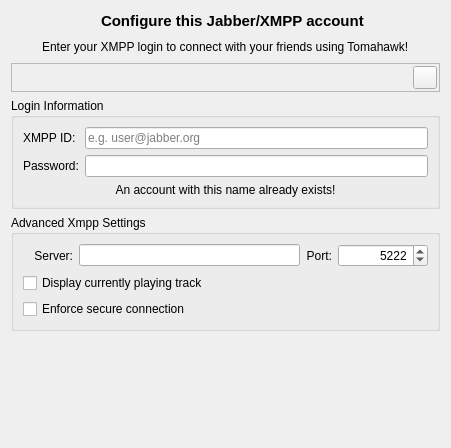
<?xml version="1.0" encoding="UTF-8"?>
<ui version="4.0">
 <class>XmppConfigWidget</class>
 <widget class="QWidget" name="XmppConfigWidget">
  <property name="geometry">
   <rect>
    <x>0</x>
    <y>0</y>
    <width>451</width>
    <height>448</height>
   </rect>
  </property>
  <property name="minimumSize">
   <size>
    <width>451</width>
    <height>0</height>
   </size>
  </property>
  <property name="windowTitle">
   <string>Xmpp Configuration</string>
  </property>
  <layout class="QVBoxLayout" name="verticalLayout_2">
   <item>
    <layout class="QHBoxLayout" name="horizontalLayout">
     <item>
      <spacer name="horizontalSpacer">
       <property name="orientation">
        <enum>Qt::Horizontal</enum>
       </property>
       <property name="sizeHint" stdset="0">
        <size>
         <width>40</width>
         <height>20</height>
        </size>
       </property>
      </spacer>
     </item>
     <item>
      <widget class="QLabel" name="logoLabel">
       <property name="text">
        <string/>
       </property>
       <property name="pixmap">
        <pixmap resource="resources.qrc">:/xmpp-account/xmpp-icon.png</pixmap>
       </property>
      </widget>
     </item>
     <item>
      <widget class="QLabel" name="headerLabel">
       <property name="font">
        <font>
         <pointsize>11</pointsize>
         <weight>75</weight>
         <bold>true</bold>
        </font>
       </property>
       <property name="text">
        <string>Configure this Jabber/XMPP account</string>
       </property>
      </widget>
     </item>
     <item>
      <spacer name="horizontalSpacer_2">
       <property name="orientation">
        <enum>Qt::Horizontal</enum>
       </property>
       <property name="sizeHint" stdset="0">
        <size>
         <width>40</width>
         <height>20</height>
        </size>
       </property>
      </spacer>
     </item>
    </layout>
   </item>
   <item>
    <layout class="QHBoxLayout" name="horizontalLayout_4">
     <item>
      <spacer name="horizontalSpacer_3">
       <property name="orientation">
        <enum>Qt::Horizontal</enum>
       </property>
       <property name="sizeType">
        <enum>QSizePolicy::Expanding</enum>
       </property>
       <property name="sizeHint" stdset="0">
        <size>
         <width>0</width>
         <height>20</height>
        </size>
       </property>
      </spacer>
     </item>
     <item>
      <widget class="QLabel" name="xmppBlurb">
       <property name="sizePolicy">
        <sizepolicy hsizetype="Expanding" vsizetype="Preferred">
         <horstretch>0</horstretch>
         <verstretch>0</verstretch>
        </sizepolicy>
       </property>
       <property name="text">
        <string>Enter your XMPP login to connect with your friends using Tomahawk!</string>
       </property>
       <property name="wordWrap">
        <bool>false</bool>
       </property>
      </widget>
     </item>
     <item>
      <spacer name="horizontalSpacer_4">
       <property name="orientation">
        <enum>Qt::Horizontal</enum>
       </property>
       <property name="sizeType">
        <enum>QSizePolicy::Expanding</enum>
       </property>
       <property name="sizeHint" stdset="0">
        <size>
         <width>0</width>
         <height>20</height>
        </size>
       </property>
      </spacer>
     </item>
    </layout>
   </item>
   <item>
    <layout class="QHBoxLayout" name="horizontalLayout_2">
     <item>
      <widget class="QFrame" name="xmppConfigFrame">
       <property name="sizePolicy">
        <sizepolicy hsizetype="Expanding" vsizetype="Preferred">
         <horstretch>0</horstretch>
         <verstretch>0</verstretch>
        </sizepolicy>
       </property>
       <property name="minimumSize">
        <size>
         <width>200</width>
         <height>0</height>
        </size>
       </property>
       <property name="frameShape">
        <enum>QFrame::StyledPanel</enum>
       </property>
       <property name="frameShadow">
        <enum>QFrame::Raised</enum>
       </property>
       <property name="lineWidth">
        <number>0</number>
       </property>
       <layout class="QHBoxLayout" name="horizontalLayout_7">
        <property name="spacing">
         <number>5</number>
        </property>
        <property name="leftMargin">
         <number>2</number>
        </property>
        <property name="topMargin">
         <number>2</number>
        </property>
        <property name="rightMargin">
         <number>2</number>
        </property>
        <property name="bottomMargin">
         <number>2</number>
        </property>
        <item>
         <widget class="QLabel" name="xmppConfigIcon">
          <property name="text">
           <string notr="true"/>
          </property>
         </widget>
        </item>
        <item>
         <widget class="QLabel" name="xmppConfigLabel">
          <property name="sizePolicy">
           <sizepolicy hsizetype="Expanding" vsizetype="Preferred">
            <horstretch>0</horstretch>
            <verstretch>0</verstretch>
           </sizepolicy>
          </property>
          <property name="text">
           <string/>
          </property>
          <property name="wordWrap">
           <bool>true</bool>
          </property>
         </widget>
        </item>
        <item>
         <widget class="QToolButton" name="xmppConfigLaunchDialog">
          <property name="toolTip">
           <string>Configure</string>
          </property>
          <property name="text">
           <string notr="true"/>
          </property>
         </widget>
        </item>
       </layout>
      </widget>
     </item>
    </layout>
   </item>
   <item>
    <widget class="QGroupBox" name="groupBox">
     <property name="title">
      <string>Login Information</string>
     </property>
     <layout class="QVBoxLayout" name="verticalLayout">
      <item>
       <layout class="QGridLayout" name="gridLayout">
        <item row="0" column="0">
         <widget class="QLabel" name="emailLabel">
          <property name="sizePolicy">
           <sizepolicy hsizetype="Preferred" vsizetype="Fixed">
            <horstretch>0</horstretch>
            <verstretch>0</verstretch>
           </sizepolicy>
          </property>
          <property name="minimumSize">
           <size>
            <width>0</width>
            <height>0</height>
           </size>
          </property>
          <property name="text">
           <string>XMPP ID:</string>
          </property>
          <property name="buddy">
           <cstring>xmppUsername</cstring>
          </property>
         </widget>
        </item>
        <item row="0" column="1">
         <widget class="QLineEdit" name="xmppUsername">
          <property name="sizePolicy">
           <sizepolicy hsizetype="Expanding" vsizetype="Fixed">
            <horstretch>0</horstretch>
            <verstretch>0</verstretch>
           </sizepolicy>
          </property>
          <property name="placeholderText">
           <string>e.g. user@jabber.org</string>
          </property>
         </widget>
        </item>
        <item row="1" column="0">
         <widget class="QLabel" name="label_4">
          <property name="sizePolicy">
           <sizepolicy hsizetype="Preferred" vsizetype="Fixed">
            <horstretch>0</horstretch>
            <verstretch>0</verstretch>
           </sizepolicy>
          </property>
          <property name="text">
           <string>Password:</string>
          </property>
          <property name="buddy">
           <cstring>xmppPassword</cstring>
          </property>
         </widget>
        </item>
        <item row="1" column="1">
         <widget class="QLineEdit" name="xmppPassword">
          <property name="sizePolicy">
           <sizepolicy hsizetype="Expanding" vsizetype="Fixed">
            <horstretch>0</horstretch>
            <verstretch>0</verstretch>
           </sizepolicy>
          </property>
          <property name="inputMask">
           <string/>
          </property>
          <property name="echoMode">
           <enum>QLineEdit::Password</enum>
          </property>
         </widget>
        </item>
       </layout>
      </item>
      <item>
       <widget class="QLabel" name="jidExistsLabel">
        <property name="text">
         <string>An account with this name already exists!</string>
        </property>
        <property name="alignment">
         <set>Qt::AlignCenter</set>
        </property>
       </widget>
      </item>
     </layout>
    </widget>
   </item>
   <item>
    <widget class="QGroupBox" name="groupBoxXmppAdvanced">
     <property name="enabled">
      <bool>true</bool>
     </property>
     <property name="sizePolicy">
      <sizepolicy hsizetype="Expanding" vsizetype="Fixed">
       <horstretch>0</horstretch>
       <verstretch>0</verstretch>
      </sizepolicy>
     </property>
     <property name="title">
      <string>Advanced Xmpp Settings</string>
     </property>
     <layout class="QVBoxLayout" name="verticalLayout_3">
      <item>
       <layout class="QHBoxLayout" name="horizontalLayout_3">
        <item>
         <widget class="QLabel" name="labelXmppServer">
          <property name="sizePolicy">
           <sizepolicy hsizetype="Preferred" vsizetype="Preferred">
            <horstretch>0</horstretch>
            <verstretch>0</verstretch>
           </sizepolicy>
          </property>
          <property name="minimumSize">
           <size>
            <width>50</width>
            <height>0</height>
           </size>
          </property>
          <property name="text">
           <string>Server:</string>
          </property>
          <property name="alignment">
           <set>Qt::AlignRight|Qt::AlignTrailing|Qt::AlignVCenter</set>
          </property>
          <property name="buddy">
           <cstring>xmppServer</cstring>
          </property>
         </widget>
        </item>
        <item>
         <widget class="QLineEdit" name="xmppServer">
          <property name="sizePolicy">
           <sizepolicy hsizetype="Expanding" vsizetype="Fixed">
            <horstretch>0</horstretch>
            <verstretch>0</verstretch>
           </sizepolicy>
          </property>
         </widget>
        </item>
        <item>
         <widget class="QLabel" name="labelXmppPort">
          <property name="text">
           <string>Port:</string>
          </property>
          <property name="alignment">
           <set>Qt::AlignRight|Qt::AlignTrailing|Qt::AlignVCenter</set>
          </property>
         </widget>
        </item>
        <item>
         <widget class="QSpinBox" name="xmppPort">
          <property name="sizePolicy">
           <sizepolicy hsizetype="Fixed" vsizetype="Fixed">
            <horstretch>0</horstretch>
            <verstretch>0</verstretch>
           </sizepolicy>
          </property>
          <property name="minimumSize">
           <size>
            <width>90</width>
            <height>0</height>
           </size>
          </property>
          <property name="maximumSize">
           <size>
            <width>90</width>
            <height>16777215</height>
           </size>
          </property>
          <property name="alignment">
           <set>Qt::AlignRight|Qt::AlignTrailing|Qt::AlignVCenter</set>
          </property>
          <property name="minimum">
           <number>1</number>
          </property>
          <property name="maximum">
           <number>65535</number>
          </property>
          <property name="value">
           <number>5222</number>
          </property>
         </widget>
        </item>
       </layout>
      </item>
      <item>
       <widget class="QCheckBox" name="xmppPublishTracksCheckbox">
        <property name="toolTip">
         <string>Lots of servers don't support this (e.g. GTalk, jabber.org)</string>
        </property>
        <property name="text">
         <string>Display currently playing track</string>
        </property>
       </widget>
      </item>
      <item>
       <widget class="QCheckBox" name="xmppEnforceSecureCheckbox">
        <property name="text">
         <string>Enforce secure connection</string>
        </property>
       </widget>
      </item>
     </layout>
    </widget>
   </item>
   <item>
    <widget class="QLabel" name="serviceHint">
     <property name="text">
      <string/>
     </property>
     <property name="textFormat">
      <enum>Qt::RichText</enum>
     </property>
     <property name="alignment">
      <set>Qt::AlignCenter</set>
     </property>
     <property name="openExternalLinks">
      <bool>true</bool>
     </property>
     <property name="textInteractionFlags">
      <set>Qt::TextBrowserInteraction</set>
     </property>
    </widget>
   </item>
   <item>
    <spacer name="verticalSpacer">
     <property name="orientation">
      <enum>Qt::Vertical</enum>
     </property>
     <property name="sizeHint" stdset="0">
      <size>
       <width>20</width>
       <height>5</height>
      </size>
     </property>
    </spacer>
   </item>
  </layout>
 </widget>
 <resources>
  <include location="resources.qrc"/>
 </resources>
 <connections/>
</ui>
